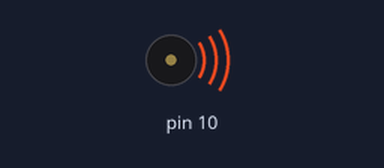
Simulated run of this sketch. Board: Arduino Uno, built with avr-gcc and run on an emulated ATmega328P. Shown: buzzer (waves = sounding).

Above: at 0.1 s.
Timing chart, 0 to 1.6 s (numbered marks = the images above):
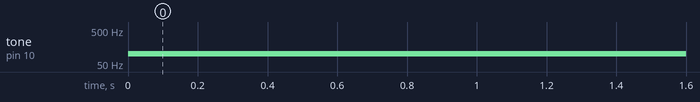

Measured:
- by itself, tone on pin 10: silent → 100 Hz at 0.00 s

The sketch:

tone.ino
```cpp
void setup() {
  pinMode(10, OUTPUT);
}

void loop() {
  tone(10, 100);
}
```
